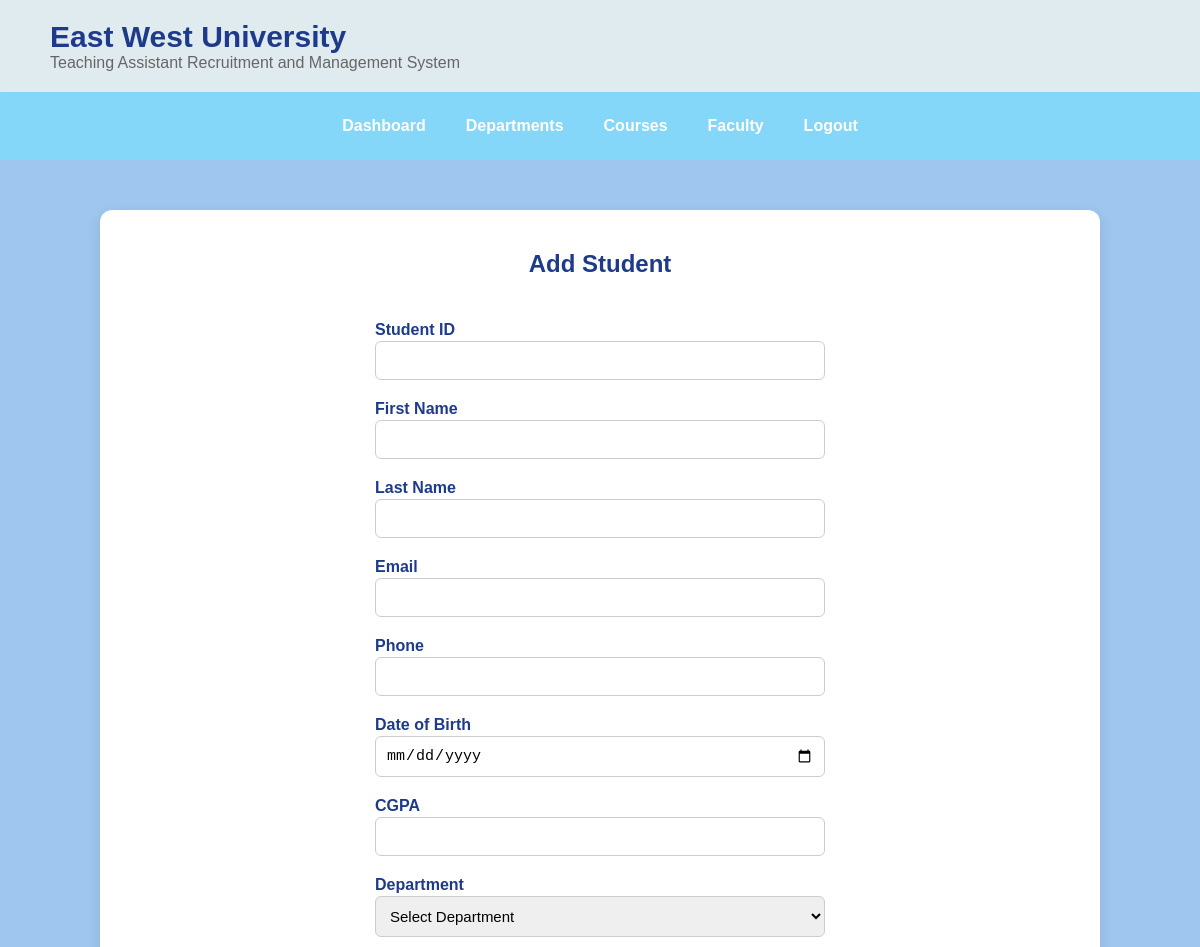
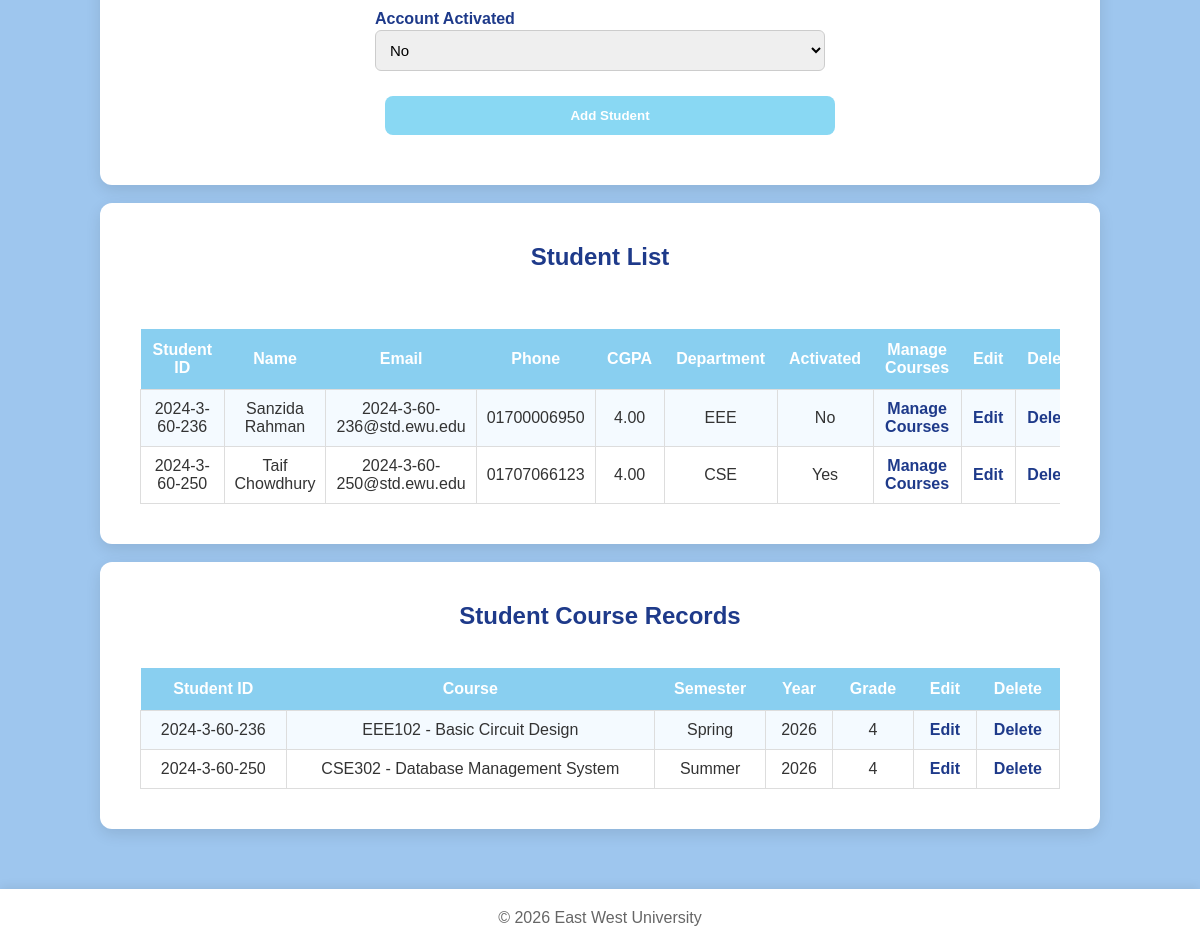
Page /admin/manage_students.php (signed in) on the committed database (2 pictures, top to bottom).
### tables this page shows
CREATE TABLE `student` (
  `StudentID` varchar(20) NOT NULL,
  `FirstName` varchar(50) NOT NULL,
  `LastName` varchar(50) NOT NULL,
  `Email` varchar(100) NOT NULL,
  `Phone` varchar(20) DEFAULT NULL,
  `DateOfBirth` date NOT NULL,
  `CGPA` decimal(3,2) NOT NULL,
  `Password` varchar(255) DEFAULT NULL,
  `IsActivated` tinyint(1) DEFAULT 0,
  `DepartmentID` int(11) NOT NULL
);

CREATE TABLE `department` (
  `DepartmentID` int(11) NOT NULL,
  `DepartmentName` varchar(100) NOT NULL,
  `FloorNo` varchar(100) DEFAULT NULL
);

CREATE TABLE `student_course` (
  `StudentCourseID` int(11) NOT NULL,
  `StudentID` varchar(20) NOT NULL,
  `CourseID` int(11) NOT NULL,
  `SemesterName` enum('Spring','Summer','Fall') NOT NULL,
  `Year` year(4) NOT NULL,
  `Grade` varchar(5) DEFAULT NULL
);

CREATE TABLE `course` (
  `CourseID` int(11) NOT NULL,
  `CourseCode` varchar(20) NOT NULL,
  `CourseTitle` varchar(100) NOT NULL,
  `Credit` decimal(2,1) NOT NULL,
  `DepartmentID` int(11) NOT NULL
);

### admin/manage_students.php (the view, shortened to what this page needs)
<?php
include "../includes/db_conn.php";
$edit = false;
$student_id = $original_student_id = $first_name = $last_name = $email = $phone = $date_of_birth = $cgpa = $department_id = "";
$is_activated = 0;
$students = $conn->query("SELECT Student.StudentID, Student.FirstName, Student.LastName, Student.Email, Student.Phone, Student.DateOfBirth, Student.CGPA, Student.IsActivated, Department.DepartmentName FROM Student JOIN Department ON Student.DepartmentID = Department.DepartmentID ORDER BY Student.StudentID");
$student_courses = $conn->query("SELECT Student_Course.StudentCourseID, Student_Course.StudentID, Student_Course.SemesterName, Student_Course.Year, Student_Course.Grade, Course.CourseCode, Course.CourseTitle FROM Student_Course JOIN Course ON Student_Course.CourseID = Course.CourseID ORDER BY Student_Course.StudentID, Student_Course.Year DESC");
?>
<!DOCTYPE html>
<html lang="en">
<head>
<link rel="stylesheet" href="../css/style.css">
</head>
<body>
<header>
<div class="logo">
<div>
<h1>East West University</h1>
<p>Teaching Assistant Recruitment and Management System</p>
</div>
</div>
</header>
<nav>
<a href="dashboard.php">Dashboard</a>
<a href="manage_departments.php">Departments</a>
<a href="manage_courses.php">Courses</a>
<a href="manage_faculty.php">Faculty</a>
<a href="../logout.php">Logout</a>
</nav>
<div class="container">
<div class="card">
<h2><?php echo $edit ? "Edit Student" : "Add Student"; ?></h2><br>
<form method="POST" class="crud-form">
<label>Student ID</label>
<input type="text" name="student_id" value="<?php echo htmlspecialchars($student_id); ?>" required>
<label>First Name</label>
<input type="text" name="first_name" value="<?php echo htmlspecialchars($first_name); ?>" required>
<label>Last Name</label>
<input type="text" name="last_name" value="<?php echo htmlspecialchars($last_name); ?>" required>
<label>Email</label>
<input type="email" name="email" value="<?php echo htmlspecialchars($email); ?>" required>
<label>Phone</label>
<input type="text" name="phone" value="<?php echo htmlspecialchars($phone); ?>">
<label>Date of Birth</label>
<input type="date" name="date_of_birth" value="<?php echo htmlspecialchars($date_of_birth); ?>" required>
<label>CGPA</label>
<input type="number" name="cgpa" step="0.01" min="0" max="4" value="<?php echo htmlspecialchars($cgpa); ?>" required>
<label>Department</label>
<select name="department_id" required>
<option value="">Select Department</option>
</select>
<label>Account Activated</label>
<select name="is_activated">
<option value="0" <?php echo ($is_activated == 0) ? "selected" : ""; ?>>No</option>
</select>
<?php if($edit): ?>
<input type="submit" name="update" value="Update Student" class="btn">
<?php else: ?>
<input type="submit" name="add" value="Add Student" class="btn">
<?php endif; ?>
</form>
</div>
<br>
<div class="card">
<h2>Student List</h2><br>
<div class="table-container">
<table>
<tr>
<th>Student ID</th><th>Name</th><th>Email</th><th>Phone</th><th>CGPA</th><th>Department</th><th>Activated</th><th>Manage Courses</th><th>Edit</th><th>Delete</th>
</tr>
<?php if($students->num_rows > 0): while($row = $students->fetch_assoc()): ?>
<tr>
<td><?php echo htmlspecialchars($row['StudentID']); ?></td>
<td><?php echo htmlspecialchars($row['FirstName'] . " " . $row['LastName']); ?></td>
<td><?php echo htmlspecialchars($row['Email']); ?></td>
<td><?php echo htmlspecialchars($row['Phone']); ?></td>
<td><?php echo htmlspecialchars($row['CGPA']); ?></td>
<td><?php echo htmlspecialchars($row['DepartmentName']); ?></td>
<td><?php echo $row['IsActivated'] ? "Yes" : "No"; ?></td>
<td><a href="manage_students.php?edit=<?php echo urlencode($row['StudentID']); ?>">Manage Courses</a></td>
<td><a href="manage_students.php?edit=<?php echo urlencode($row['StudentID']); ?>">Edit</a></td>
<td><a href="manage_students.php?delete=<?php echo urlencode($row['StudentID']); ?>" onclick="return confirm('Delete this student?');">Delete</a></td>
</tr>
<?php endwhile; else: ?>
<tr><td colspan="10">No students found.</td></tr>
<?php endif; ?>
</table>
</div>
</div>
<br>
<div class="card">
<h2>Student Course Records</h2><br>
<table>
<tr>
<th>Student ID</th><th>Course</th><th>Semester</th><th>Year</th><th>Grade</th><th>Edit</th><th>Delete</th>
</tr>
<?php if($student_courses->num_rows > 0): while($row = $student_courses->fetch_assoc()): ?>
<tr>
<td><?php echo htmlspecialchars($row['StudentID']); ?></td>
<td><?php echo htmlspecialchars($row['CourseCode'] . " - " . $row['CourseTitle']); ?></td>
<td><?php echo htmlspecialchars($row['SemesterName']); ?></td>
<td><?php echo htmlspecialchars($row['Year']); ?></td>
<td><?php echo $row['Grade'] != "" ? htmlspecialchars($row['Grade']) : "N/A"; ?></td>
<td><a href="manage_students.php?edit_course=<?php echo $row['StudentCourseID']; ?>">Edit</a></td>
<td><a href="manage_students.php?delete_course=<?php echo $row['StudentCourseID']; ?>" onclick="return confirm('Delete this course record?');">Delete</a></td>
</tr>
<?php endwhile; else: ?>
<tr><td colspan="7">No student course records found.</td></tr>
<?php endif; ?>
</table>
</div>
</div>
<footer>
&copy; 2026 East West University
</footer>
</body>
</html>

### css/style.css (style rules this page uses)
* { margin:0; padding:0; box-sizing:border-box; }
body { font-family:Arial, Helvetica, sans-serif; background:rgb(158, 198, 238); color:#333; }
header { background:rgb(224, 235, 240); padding:20px 50px; box-shadow:0px 3px 10px rgba(0,0,0,0.1); }
.logo { display:flex; align-items:center; }
.logo h1 { color:#1E3A8A; font-size:30px; }
.logo p { color:#666; }
.container { width:90%; max-width:1000px; margin:50px auto; }
.card { background:white; border-radius:12px; padding:40px; text-align:center; box-shadow:0px 5px 15px rgba(0,0,0,0.1); }
.card h2 { color:#1E3A8A; margin-bottom:20px; }
.btn { display:inline-block; background:#89d8f3; color:white; text-decoration:none; padding:12px 25px; margin:10px; border-radius:8px; transition:0.3s; font-weight:bold; }
footer { background:white; margin-top:60px; text-align:center; padding:20px; box-shadow:0px -2px 10px rgba(0,0,0,0.08); color:#666; }
nav { display:flex; flex-wrap:wrap; justify-content:center; gap:10px; background:#83d8faf1; padding:15px; }
nav a { text-decoration:none; color:white; font-weight:bold; padding:10px 15px; border-radius:6px; }
.table-container { width: 100%; overflow-x: auto; margin-top: 20px; }
table { width: 100%; border-collapse: collapse; margin-top: 0; }
table th { background: #89CFF0; color: white; padding: 12px; white-space: normal; }
table td { padding: 10px; border: 1px solid #ddd; text-align: center; word-wrap: break-word; overflow-wrap: break-word; }
table tr:nth-child(even) { background: #F4FAFF; }
table a { text-decoration: none; color: #1E3A8A; font-weight: bold; }
.crud-form { width:450px; margin:0 auto; }
.crud-form label { display:block; text-align:left; font-weight:bold; color:#1E3A8A; margin-bottom:2px; margin-top:5px; }
.crud-form input[type=text], .crud-form input[type=password], .crud-form input[type=email], .crud-form input[type=date], .crud-form input[type=number], .crud-form select, .crud-form textarea { width:100%; box-sizing:border-box; padding:10px; border:1px solid #ccc; border-radius:6px; margin-bottom:15px; font-size:15px; }
.crud-form .btn { width:100%; margin-top:10px; border:none; cursor:pointer; }

### rows in the picture
student: StudentID "2024-3-60-236", FirstName+LastName "Sanzida Rahman", Email "2024-3-60-236@std.ewu.edu", Phone "01700006950", CGPA "4.00", DepartmentID.DepartmentName "EEE", IsActivated "No"
student: StudentID "2024-3-60-250", FirstName+LastName "Taif Chowdhury", Email "2024-3-60-250@std.ewu.edu", Phone "01707066123", CGPA "4.00", DepartmentID.DepartmentName "CSE", IsActivated "Yes"
student_course: StudentID "2024-3-60-236", CourseID.CourseTitle "EEE102 - Basic Circuit Design", SemesterName "Spring", Year "2026", Grade "4"
student_course: StudentID "2024-3-60-250", CourseID.CourseTitle "CSE302 - Database Management System", SemesterName "Summer", Year "2026", Grade "4"
